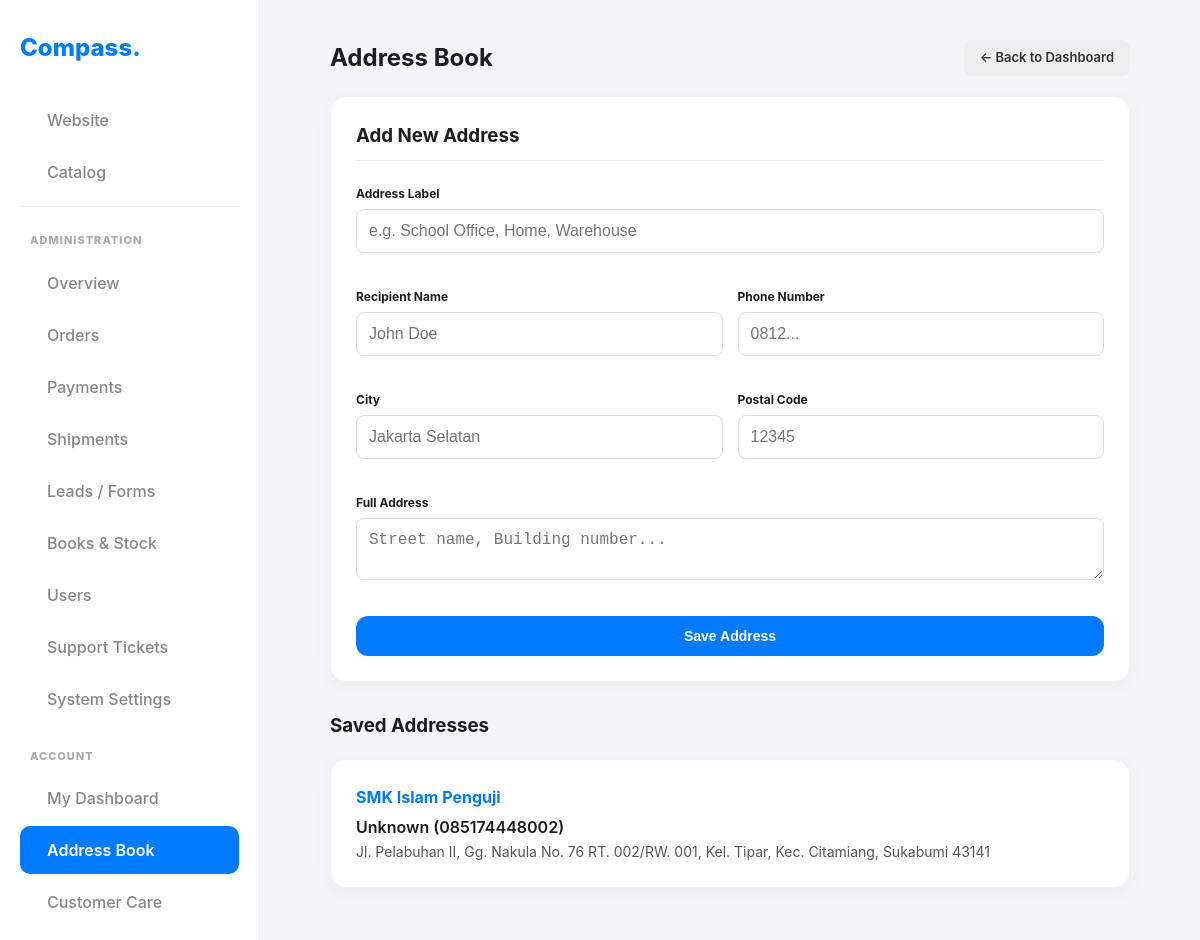
/?page=profile_settings (signed in), run on the app's committed database.
### tables this page shows
CREATE TABLE `user_addresses` (
  `id` int NOT NULL,
  `user_id` int NOT NULL,
  `label` varchar(50) DEFAULT 'School',
  `recipient` varchar(100) DEFAULT '',
  `recipient_name` varchar(100) DEFAULT NULL,
  `phone` varchar(20) DEFAULT NULL,
  `address_line` text,
  `city` varchar(100) DEFAULT NULL,
  `postal_code` varchar(10) DEFAULT NULL,
  `is_default` tinyint(1) DEFAULT '0',
  `created_at` timestamp NULL DEFAULT CURRENT_TIMESTAMP
);

### view_profile_settings.php (the view, shortened to what this page needs)
<?php
$pdo = getDB();
$uid = $_SESSION['user_id'];
$addresses = $pdo->query("SELECT * FROM user_addresses WHERE user_id=$uid ORDER BY id DESC")->fetchAll();
?>
<div style="max-width:800px; margin:0 auto;">
    <div style="display:flex; justify-content:space-between; align-items:center; margin-bottom:20px;">
        <h2 style="margin:0;">Address Book</h2>
        <a href="?page=profile" class="btn btn-sm" style="background:#eee; color:#333;">&larr; Back to Dashboard</a>
    </div>
    <div class="card" style="margin-bottom:30px;">
        <h3 style="margin-top:0; border-bottom:1px solid #eee; padding-bottom:10px;">Add New Address</h3>
        <form method="POST" style="display:grid; grid-template-columns: 1fr 1fr; gap:15px;">
            <div style="grid-column: span 2;">
                <label style="font-size:12px; font-weight:bold;">Address Label</label>
                <input type="text" name="label" placeholder="e.g. School Office, Home, Warehouse" required style="width:100%; margin-top:5px;">
            </div>
            <div>
                <label style="font-size:12px; font-weight:bold;">Recipient Name</label>
                <input type="text" name="recipient" placeholder="John Doe" required style="width:100%; margin-top:5px;">
            </div>
            <div>
                <label style="font-size:12px; font-weight:bold;">Phone Number</label>
                <input type="text" name="phone" placeholder="0812..." required style="width:100%; margin-top:5px;">
            </div>
            <div>
                <label style="font-size:12px; font-weight:bold;">City</label>
                <input type="text" name="city" placeholder="Jakarta Selatan" required style="width:100%; margin-top:5px;">
            </div>
            <div>
                <label style="font-size:12px; font-weight:bold;">Postal Code</label>
                <input type="text" name="zip" placeholder="12345" style="width:100%; margin-top:5px;">
            </div>
            <div style="grid-column: span 2;">
                <label style="font-size:12px; font-weight:bold;">Full Address</label>
                <textarea name="address" rows="2" placeholder="Street name, Building number..." required style="width:100%; margin-top:5px;"></textarea>
            </div>
            <div style="grid-column: span 2;">
                <button type="submit" class="btn" style="width:100%;">Save Address</button>
            </div>
        </form>
    </div>
    <h3>Saved Addresses</h3>
    <?php if(empty($addresses)): ?>
        <p style="color:#888;">No addresses saved yet.</p>
    <?php else: ?>
        <div style="display:grid; gap:15px;">
            <?php foreach($addresses as $addr): ?>
            <div class="card" style="display:flex; justify-content:space-between; align-items:flex-start;">
                <div>
                    <div style="font-weight:bold; color:var(--primary); font-size:16px;">
                        <?php echo htmlspecialchars($addr['label']); ?>
                    </div>
                    <div style="margin-top:5px; font-weight:600;"><?php echo htmlspecialchars($addr['recipient']); ?> (<?php echo htmlspecialchars($addr['phone']); ?>)</div>
                    <div style="color:#555; font-size:14px; margin-top:2px;">
                        <?php echo htmlspecialchars($addr['address_line']); ?>,
                        <?php echo htmlspecialchars($addr['city']); ?> <?php echo htmlspecialchars($addr['postal_code']); ?>
                    </div>
                </div>
            </div>
            <?php endforeach; ?>
        </div>
    <?php endif; ?>
</div>

### style.css (style rules this page uses)
:root { --primary: #007aff; --primary-dark: #0056b3; --secondary: #5856d6; --accent: #ff2d55; --background: #f5f5f7; --text-main: #1d1d1f; --text-muted: #86868b; --card-bg: #ffffff; --success: #34c759; --sidebar-width: 260px; --header-height: 60px; --radius: 16px; --gradient-hero: linear-gradient(135deg, #007aff 0%, #00c7be 100%); }
* { box-sizing: border-box; }
body { margin: 0; padding: 0; background-color: var(--background); font-family: -apple-system, BlinkMacSystemFont, "Segoe UI", Roboto, Helvetica, Arial, sans-serif; color: var(--text-main); line-height: 1.5; -webkit-font-smoothing: antialiased; scroll-behavior: smooth; }
.btn, .btn-sm { display: inline-flex; align-items: center; justify-content: center; gap: 8px; padding: 12px 24px; background: var(--primary); color: white; border-radius: 12px; border: none; font-weight: 600; font-size: 14px; text-decoration: none; cursor: pointer; transition: transform 0.2s, box-shadow 0.2s; text-align: center; }
.btn-sm { padding: 8px 16px; font-size: 13px; border-radius: 8px; }
.card { background: var(--card-bg); border-radius: var(--radius); padding: 25px; box-shadow: 0 4px 20px rgba(0, 0, 0, 0.04); margin-bottom: 25px; border: 1px solid rgba(0, 0, 0, 0.05); transition: transform 0.3s ease; }
input, select, textarea { width: 100%; padding: 12px; border: 1px solid #ddd; border-radius: 8px; font-size: 16px; background: #fff; margin-bottom: 15px; }

### data on the page
user_addresses: label "SMK Islam Penguji", recipient "Unknown", phone "085174448002", address_line "Jl. Pelabuhan II, Gg. Nakula No. 76 RT. 002/RW. 001, Kel. Tipar, Kec. Citamiang", city "Sukabumi", postal_code "43141"
